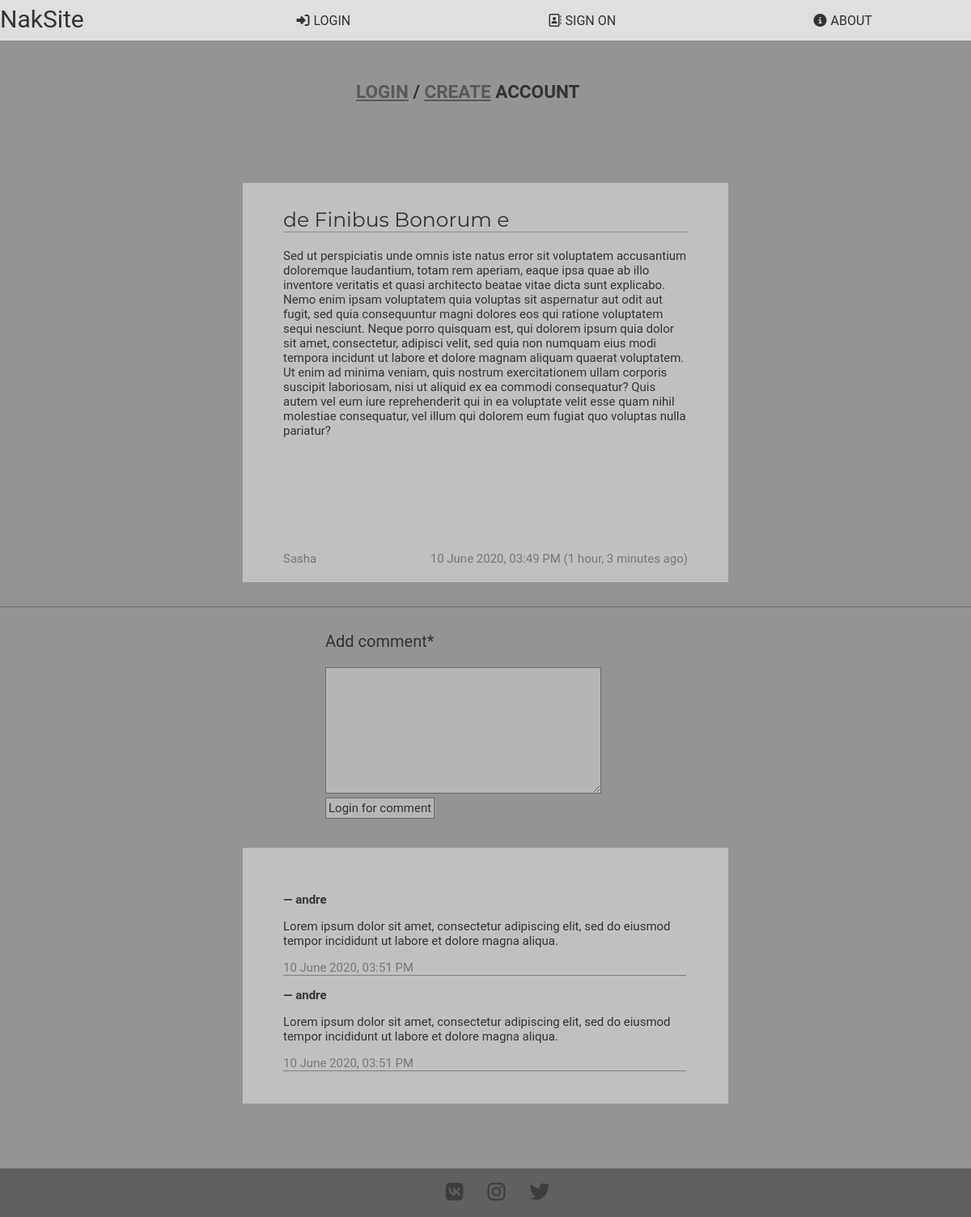
The app's page /post/14/ with its own data.
### blog/models.py (models this page shows, shortened)
class Post(models.Model):
    author = models.ForeignKey(User, on_delete=models.CASCADE, null=True, blank=True)
    title = models.CharField(max_length=20)
    text = models.TextField(max_length=1000)
    created_date = models.DateTimeField(default=timezone.now)
    published_date = models.DateTimeField(default=timezone.now)

class Comment(models.Model):
    post = models.ForeignKey(Post, on_delete=models.CASCADE, related_name='comments')
    author = models.CharField(max_length=200)
    text = models.TextField()
    created_date = models.DateTimeField(default=timezone.now)
    published_date = models.DateTimeField(default=timezone.now)
    class Meta:
        ordering = ['-created_date']

### blog/views.py (the view, shortened to what this page needs)
# urls.py: path('post/<int:pk>/', views.post_detail, name='post_detail'),
def post_detail(request, pk):
    post = get_object_or_404(Post, pk=pk)
    comments = post.comments.all()
    form = CommentForm()
    context = {
        'post': post,
        'comments': comments,
        'form': form
    }
    return render(request, 'blog/post_detail.html', context)

### blog/forms.py
class CommentForm(forms.ModelForm):
    class Meta:
        model = Comment
        fields = ('text',)
        labels = {
            "text": "Add comment"
        }

### blog/templates/blog/post_detail.html (shortened to what this page needs)
{% extends 'blog/base.html' %}
{% load my_temtag %}
{% load crispy_forms_tags %}
{% block content %}
    <section class="section">
        <div class="container">
            <div class="post post--detail">
                <div class="post_container">
                    <div class="post_header">
                        <div class="post_title">{{ post.title }}</div>
                    </div>
                    <div class="post_body">
                        <div class="post_text">{{ post.text|linebreaksbr|urlize }}
                        </div>
                    </div>
                    <div class="post_footer">
                        <div class="post_author">{{ post.author|default_if_none:"Anonymous User" }}</div>
                        <div class="post_date">{{ post.published_date|date:"j F Y, h:i A" }}
                            ({{ post.published_date|timesince }} ago)
                        </div>
                    </div>
                </div>
            </div>
            <div class="post_comments">
                <div class="comments_header">
                    <div class="border_bottom"></div>
                </div>
                <div class="comment_form">
                    <form action="" method="POST">
                        <div class="own_form">{{ form|crispy }}</div>
                        {% if request.user.profile.banned %}
                            <div class="comment-count">
                                <a class="comment_btn" href="#">You are banned</a>
                            </div>
                        {% elif request.user.is_anonymous %}
                            <div class="comment_count">
                                <a class="comment_btn" href="">Login for comment</a>
                            </div>
                        {% else %}
                            <div class="comment_count">
                                <button type="submit" class="comment_btn" ><a style="font-size: 15px">Add comment</a></button>
                            </div>
                        {% endif %}
                    </form>
                </div>
            </div>
            <div class="comments">
                {% for comment in post.comments.all %}
                    <div class="comment">
                        <p class="comment_author">— {{ comment.author }}</p>
                        <p>{{ comment.text|linebreaks }}</p>
                        <div class="comment_footer">
                            <div class="comment_time">{{ comment.published_date|date:"j F Y, h:i A" }}</div>
                        </div>
                    </div>
                {% empty %}
                    <p class="quiet-here">it's very quiet in here</p>
                {% endfor %}
            </div>
        </div>
    </section>
{% endblock %}

### blog/static/css/style.css (style rules this page uses)
*, *:before, *:after { box-sizing: border-box; }
body { background-color: #959393; margin: 0; font-size: 15px; color: #333; font-family: "Roboto", "Lucida Grande", "DejaVu Sans", "Bitstream Vera Sans", Verdana, Arial, sans-serif; }
.container { width: 100%; max-width: 1200px; margin: 0 auto; }
.post { background-color: #c0c0c0; height: 300px; width: 600px; margin: 0 auto; color: #333333; text-decoration: none; transition: background-color .1s linear; }
.post--detail { margin-top: 100px; height: auto; }
.post_container { margin: 30px auto; width: 500px; position: relative; }
.post_header { display: flex; padding-top: 30px; justify-content: space-between; border-bottom: 1px solid #8e8e8e; position: relative; }
.post_title { font-size: 25px; font-family: 'Montserrat', sans-serif; }
.post_body { padding-top: 20px; }
.post_footer { display: flex; justify-content: space-between; opacity: 0.5; margin-top: 140px; padding-bottom: 20px; }
.border_bottom { border-bottom: 1px solid #707070; }
.comment_form { margin: 30px auto 0; width: 33%; }
.comments { margin: 40px auto; padding: 40px 0px; width: 50%; background-color: #c0c0c0; }
.comment { margin: 0 50px; width: 83%; border-bottom: 1px solid #808080; }
.comment_footer { display: flex; justify-content: space-between; align-items: center; }
.comment_author { font-weight: 700; }
.comment_time { opacity: 0.5; }
.own_form label { font-size: 20px; }
.own_form textarea { margin-top: 20px; border: 1px solid #6b6b6b; color: #333333; background-color: #b6b6b6; }
.comment_count { margin: 5px auto 0; }
.comment_btn { padding: 3px; background-color: #b6b6b6; text-decoration: none; border: 1px solid #6b6b6b; color: #333333; width: auto; }

### records on screen
Post: title "de Finibus Bonorum e", text "Sed ut perspiciatis unde omnis iste natus error sit voluptatem accusantium doloremque laudantium, totam rem aperiam, eaque ipsa quae ab illo inventore veritatis et quasi architecto beatae vitae dicta sunt explicabo. Nemo enim ipsam voluptatem quia voluptas sit aspernatur aut odit aut fugit, sed quia consequuntur magni dolores eos qui ratione voluptatem sequi nesciunt. Neque porro quisquam est, qui dolorem ipsum quia dolor sit amet, consectetur, adipisci velit, sed quia non numquam eius modi tempora incidunt ut labore et dolore magnam aliquam quaerat voluptatem. Ut enim ad minima veniam, quis nostrum exercitationem ullam corporis suscipit laboriosam, nisi ut aliquid ex ea commodi…", author "Sasha", published_date "10 June 2020, 03:49 PM", published_date "1 hour, 3 minutes"
Comment: author "andre", text "Lorem ipsum dolor sit amet, consectetur adipiscing elit, sed do eiusmod tempor incididunt ut labore et dolore magna aliqua.", published_date "10 June 2020, 03:51 PM"
Comment: author "andre", text "Lorem ipsum dolor sit amet, consectetur adipiscing elit, sed do eiusmod tempor incididunt ut labore et dolore magna aliqua.", published_date "10 June 2020, 03:51 PM"
